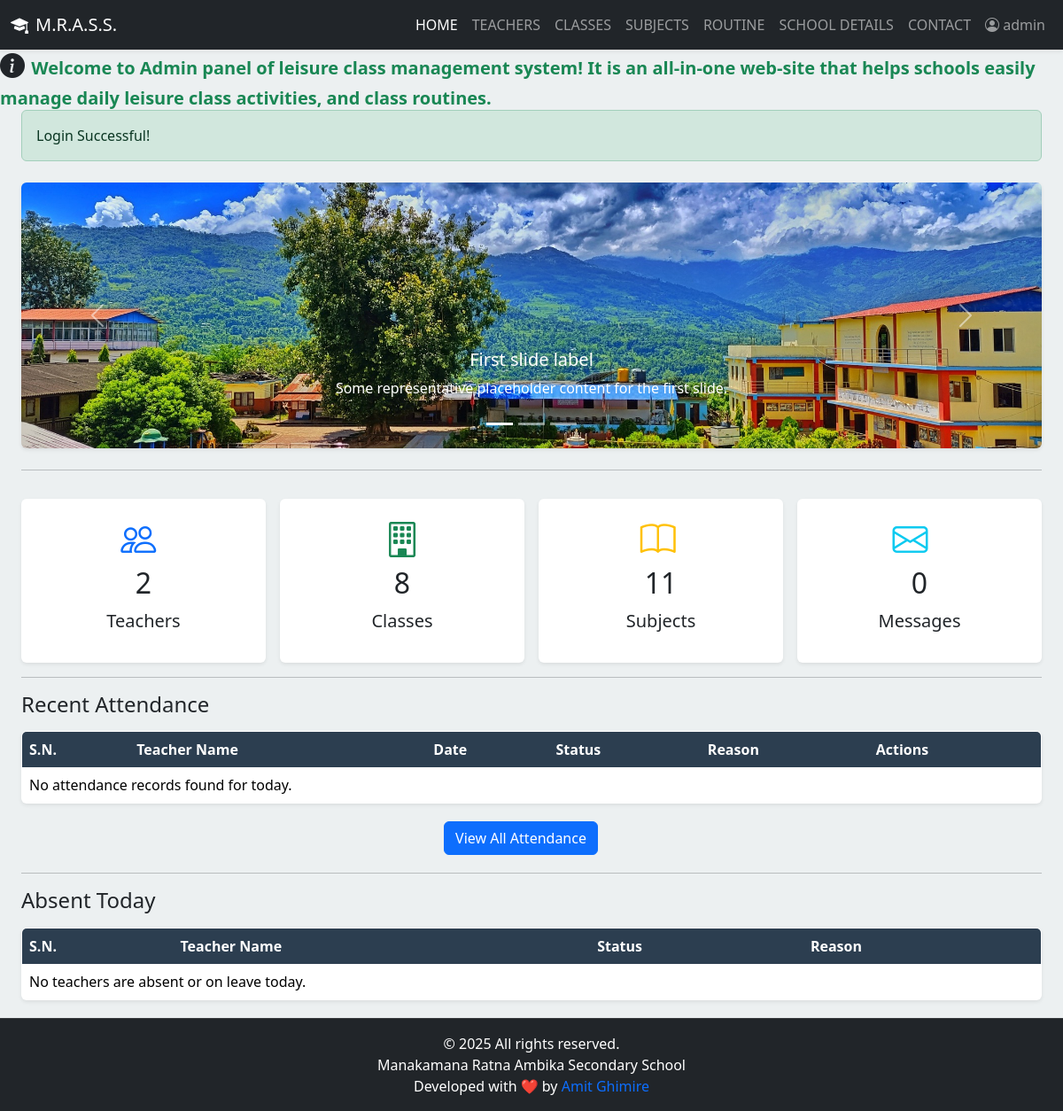
Page /admin/index.php (signed in) on the earlier database version.
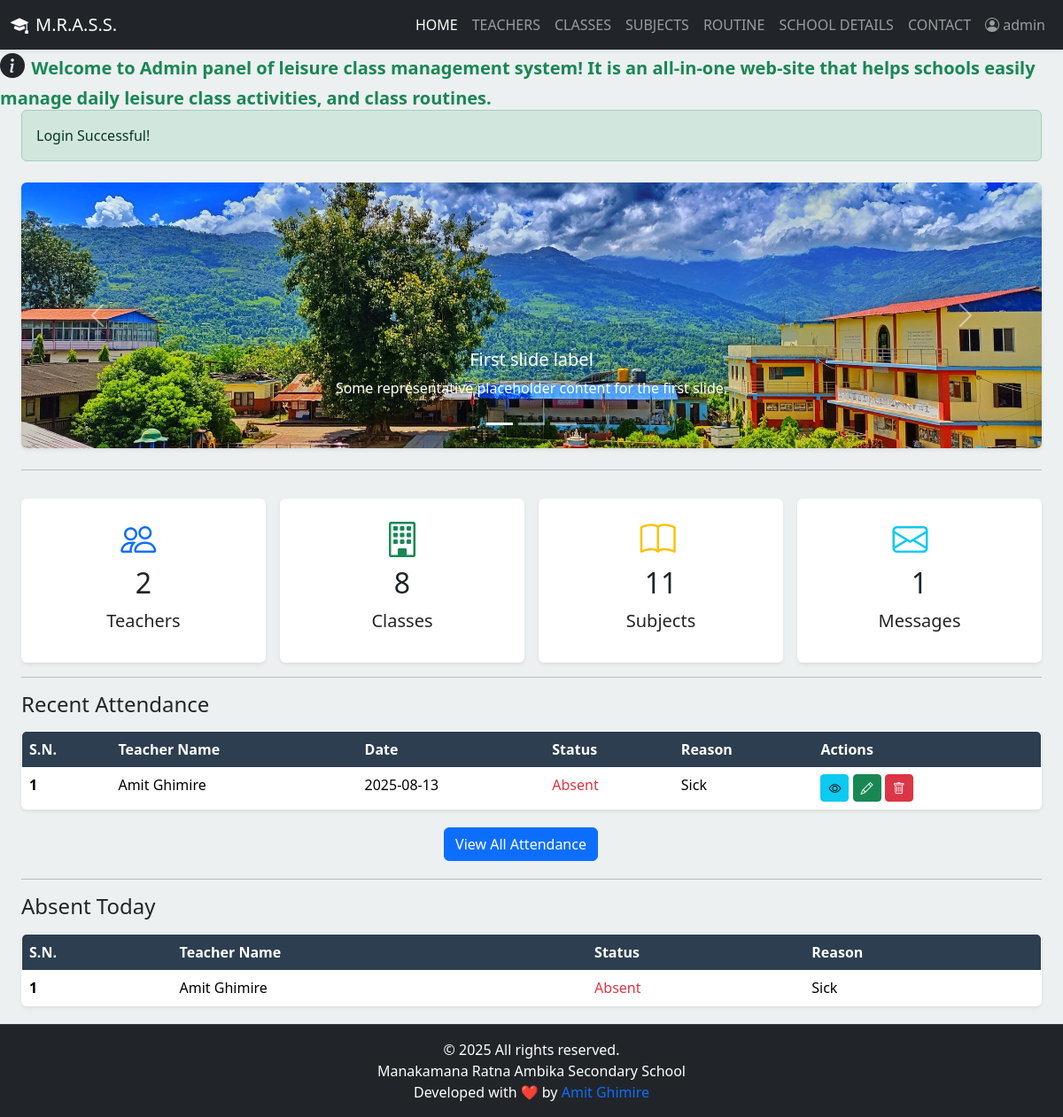
Same page on the later database version.
### tables this page shows
CREATE TABLE `attendance` (
  `att_id` int(11) NOT NULL,
  `teacher_id` int(11) NOT NULL,
  `date` date NOT NULL,
  `status` enum('Present','Absent') NOT NULL,
  `reason` text DEFAULT NULL,
  `recorded_at` timestamp NOT NULL DEFAULT current_timestamp()
);

CREATE TABLE `teachers` (
  `teach_id` int(11) NOT NULL,
  `username` varchar(50) NOT NULL,
  `full_name` varchar(100) NOT NULL,
  `contact` varchar(20) DEFAULT NULL,
  `email` varchar(100) DEFAULT NULL,
  `pan` varchar(20) DEFAULT NULL,
  `photo` varchar(255) DEFAULT NULL,
  `password` varchar(255) NOT NULL,
  `otp` varchar(10) DEFAULT NULL,
  `verified` tinyint(1) DEFAULT 0,
  `level` enum('basic','secondary') DEFAULT NULL,
  `role` varchar(50) NOT NULL DEFAULT 'teacher',
  `created_at` timestamp NOT NULL DEFAULT current_timestamp()
);

### admin/index.php (the view, shortened to what the rows shown need)
<?php
include('partial-admin/navbar.php');
?>
<div class="container-fluid px-4 flex-grow-1">
        <?php
    if (!isset($_GET['action'])) {
        ?>
        <div class="row my-1">
            <div class="col">
                <table class="table bg-white rounded shadow-sm table-hover">
                    <thead>
                        <tr>
                            <th scope="col">S.N.</th>
                            <th scope="col">Teacher Name</th>
                            <th scope="col">Date</th>
                            <th scope="col">Status</th>
                            <th scope="col">Reason</th>
                            <th scope="col">Actions</th>
                        </tr>
                    </thead>
                    <tbody>
                        <?php
                        $today = date('Y-m-d');
                        $sql_today_attendance = "SELECT att_id, teachers.full_name, attendance.date, attendance.status, attendance.reason
                                        FROM attendance
                                        JOIN teachers ON attendance.teacher_id = teachers.teach_id
                                        WHERE teachers.role='teacher' AND attendance.date = '$today'
                                        ORDER BY attendance.recorded_at DESC";
                        $res_today_attendance = mysqli_query($conn, $sql_today_attendance);
                        if (mysqli_num_rows($res_today_attendance) > 0) {
                            $sn = 1;
                            while ($row = mysqli_fetch_assoc($res_today_attendance)) {
                                $status_class = '';
                                if ($row['status'] == 'Present') {
                                    $status_class = 'text-success';
                                } elseif ($row['status'] == 'Absent') {
                                    $status_class = 'text-danger';
                                } elseif ($row['status'] == 'Leave') {
                                    $status_class = 'text-info';
                                }
                        ?>
                                <tr>
                                    <th scope="row"><?php echo $sn++; ?></th>
                                    <td><?php echo $row['full_name']; ?></td>
                                    <td><?php echo $row['date']; ?></td>
                                    <td class="<?php echo $status_class; ?>"><?php echo $row['status']; ?></td>
                                    <td><?php echo $row['reason']; ?></td>
                                    <td>
                                        <a href="index.php?action=view&id=<?php echo $row['att_id']; ?>" class="btn btn-info btn-sm"><i class="bi bi-eye"></i></a>
                                        <a href="index.php?action=update&id=<?php echo $row['att_id']; ?>" class="btn btn-success btn-sm"><i class="bi bi-pencil"></i></a>
                                        <a href="index.php?action=delete&id=<?php echo $row['att_id']; ?>" class="btn btn-danger btn-sm" onclick="return confirm('Are you sure you want to delete this record?');"><i class="bi bi-trash"></i></a>
                                    </td>
                                </tr>
                            <?php
                            }
                        } else {
                            ?>
                            <tr>
                                <td colspan="6">No attendance records found for today.</td>
                            </tr>
                        <?php
                        }
                        ?>
                    </tbody>
                </table>
            </div>
        </div>
        <div class="row my-1">
            <div class="col">
                <table class="table bg-white rounded shadow-sm table-hover">
                    <thead>
                        <tr>
                            <th scope="col">S.N.</th>
                            <th scope="col">Teacher Name</th>
                            <th scope="col">Status</th>
                            <th scope="col">Reason</th>
                        </tr>
                    </thead>
                    <tbody>
                        <?php
                        $today = date('Y-m-d');
                        $sql_absent_leave_teachers = "SELECT teachers.full_name, attendance.status, attendance.reason
                                                FROM attendance
                                                JOIN teachers ON attendance.teacher_id = teachers.teach_id
                                                WHERE teachers.role = 'teacher'
                                                AND (LOWER(attendance.status) = 'absent' OR LOWER(attendance.status) = 'leave')
                                                AND attendance.date = '$today'";
                        $res_absent_leave_teachers = mysqli_query($conn, $sql_absent_leave_teachers);
                        if (mysqli_num_rows($res_absent_leave_teachers) > 0) {
                            $sn = 1;
                            while ($row = mysqli_fetch_assoc($res_absent_leave_teachers)) {
                                $status_class = '';
                                if ($row['status'] == 'Absent') {
                                    $status_class = 'text-danger';
                                } elseif ($row['status'] == 'Leave') {
                                    $status_class = 'text-info';
                                }
                        ?>
                                <tr>
                                    <th scope="row"><?php echo $sn++; ?></th>
                                    <td><?php echo $row['full_name']; ?></td>
                                    <td class="<?php echo $status_class; ?>"><?php echo $row['status']; ?></td>
                                    <td><?php echo $row['reason']; ?></td>
                                </tr>
                            <?php
                            }
                        } else {
                            ?>
                            <tr>
                                <td colspan="4">No teachers are absent or on leave today.</td>
                            </tr>
                        <?php
                        }
                        ?>
                    </tbody>
                </table>
            </div>
        </div>
</div>
<?php
    }
?>
</body>
</html>

Differences in the rows shown:
added attendance: teacher.full_name "Amit Ghimire", date "2025-08-13", status "Absent", reason "Sick"
Other differences:
$count_messages: "0" → "1"
text no longer shown: "No attendance records found for today. No teachers are absent or on leave today."
